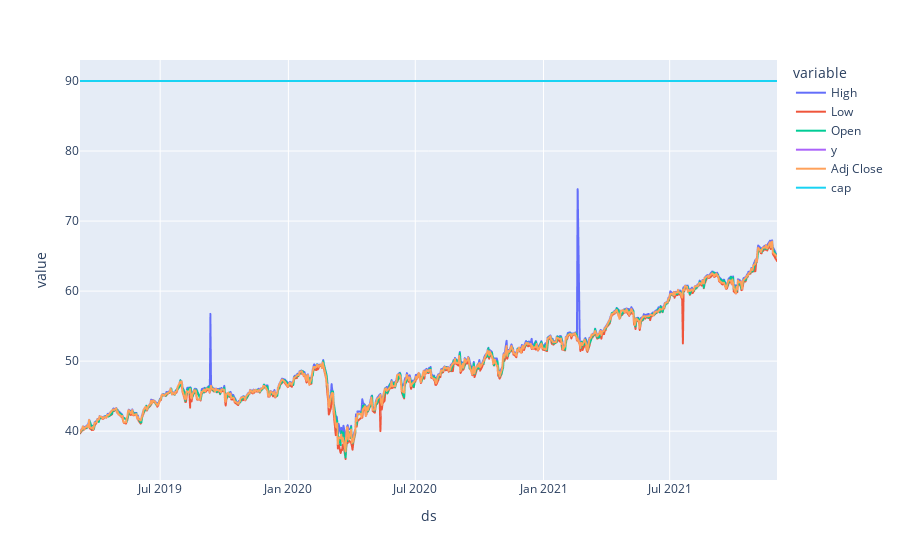

The cell this chart's notebook holds for it:
### Code cell
fig1 = px.line(df_melt, x='ds', y='value', color='variable' )
fig1.show()

### Figure 1 — Plotly figure (JSON) as saved in the notebook; plotly's stock layout.template omitted (floating-point values rounded to 4 significant figures; data arrays with more than 128 entries replaced by an {"elided": "..."} marker saying what was removed)
{"data": [{"hovertemplate": "variable=High<br>ds=%{x}<br>value=%{y}<extra></extra>", "legendgroup": "High", "line": {"color": "#636efa", "dash": "solid"}, "mode": "lines", "name": "High", "showlegend": true, "type": "scattergl", "x": {"elided": "691 str values"}, "xaxis": "x", "y": {"elided": "691 float values"}, "yaxis": "y"}, {"hovertemplate": "variable=Low<br>ds=%{x}<br>value=%{y}<extra></extra>", "legendgroup": "Low", "line": {"color": "#EF553B", "dash": "solid"}, "mode": "lines", "name": "Low", "showlegend": true, "type": "scattergl", "x": {"elided": "691 str values"}, "xaxis": "x", "y": {"elided": "691 float values"}, "yaxis": "y"}, {"hovertemplate": "variable=Open<br>ds=%{x}<br>value=%{y}<extra></extra>", "legendgroup": "Open", "line": {"color": "#00cc96", "dash": "solid"}, "mode": "lines", "name": "Open", "showlegend": true, "type": "scattergl", "x": {"elided": "691 str values"}, "xaxis": "x", "y": {"elided": "691 float values"}, "yaxis": "y"}, {"hovertemplate": "variable=y<br>ds=%{x}<br>value=%{y}<extra></extra>", "legendgroup": "y", "line": {"color": "#ab63fa", "dash": "solid"}, "mode": "lines", "name": "y", "showlegend": true, "type": "scattergl", "x": {"elided": "691 str values"}, "xaxis": "x", "y": {"elided": "691 float values"}, "yaxis": "y"}, {"hovertemplate": "variable=Adj Close<br>ds=%{x}<br>value=%{y}<extra></extra>", "legendgroup": "Adj Close", "line": {"color": "#FFA15A", "dash": "solid"}, "mode": "lines", "name": "Adj Close", "showlegend": true, "type": "scattergl", "x": {"elided": "691 str values"}, "xaxis": "x", "y": {"elided": "691 float values"}, "yaxis": "y"}, {"hovertemplate": "variable=cap<br>ds=%{x}<br>value=%{y}<extra></extra>", "legendgroup": "cap", "line": {"color": "#19d3f3", "dash": "solid"}, "mode": "lines", "name": "cap", "showlegend": true, "type": "scattergl", "x": {"elided": "691 str values"}, "xaxis": "x", "y": {"elided": "691 int values"}, "yaxis": "y"}], "layout": {"legend": {"title": {"text": "variable"}, "tracegroupgap": 0}, "margin": {"t": 60}, "xaxis": {"anchor": "y", "domain": [0, 1], "title": {"text": "ds"}}, "yaxis": {"anchor": "x", "domain": [0, 1], "title": {"text": "value"}}}}
